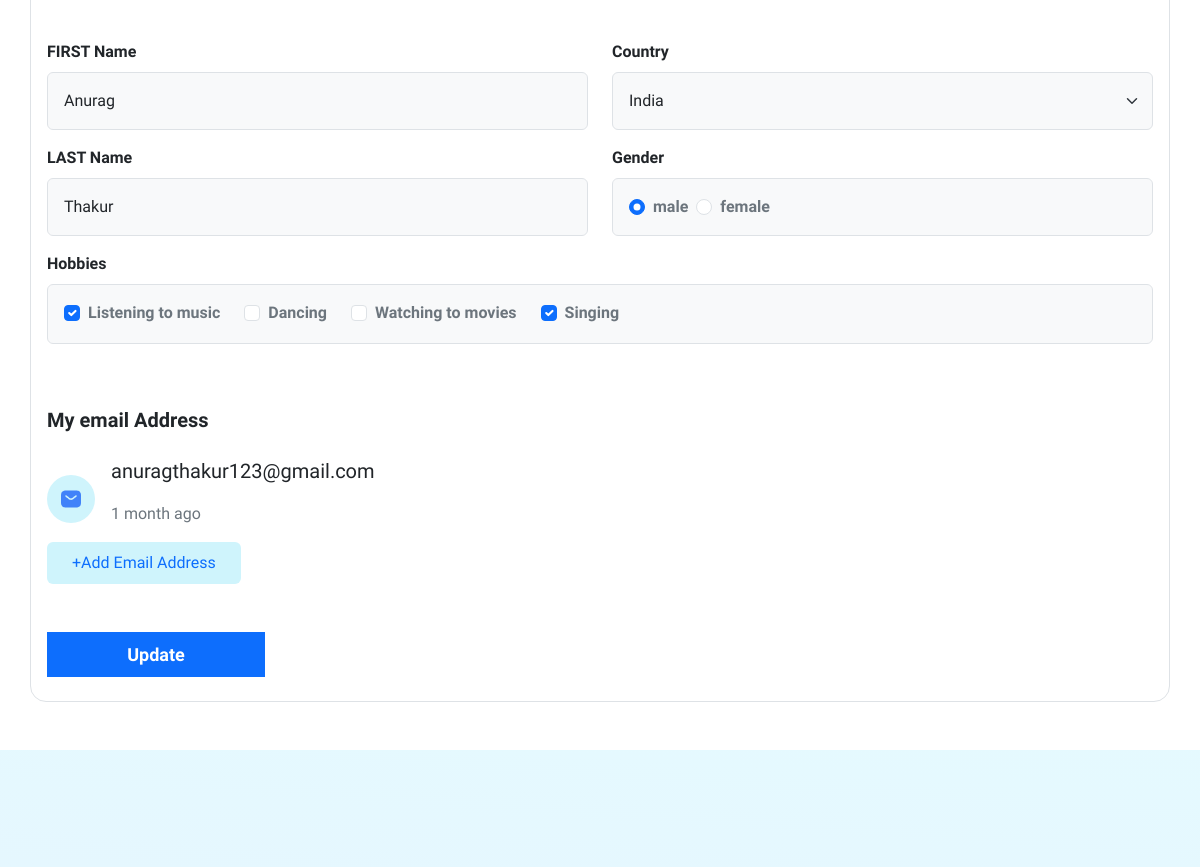
The page /controller/edit-profile.php (signed in, middle part) on the database as committed earlier.
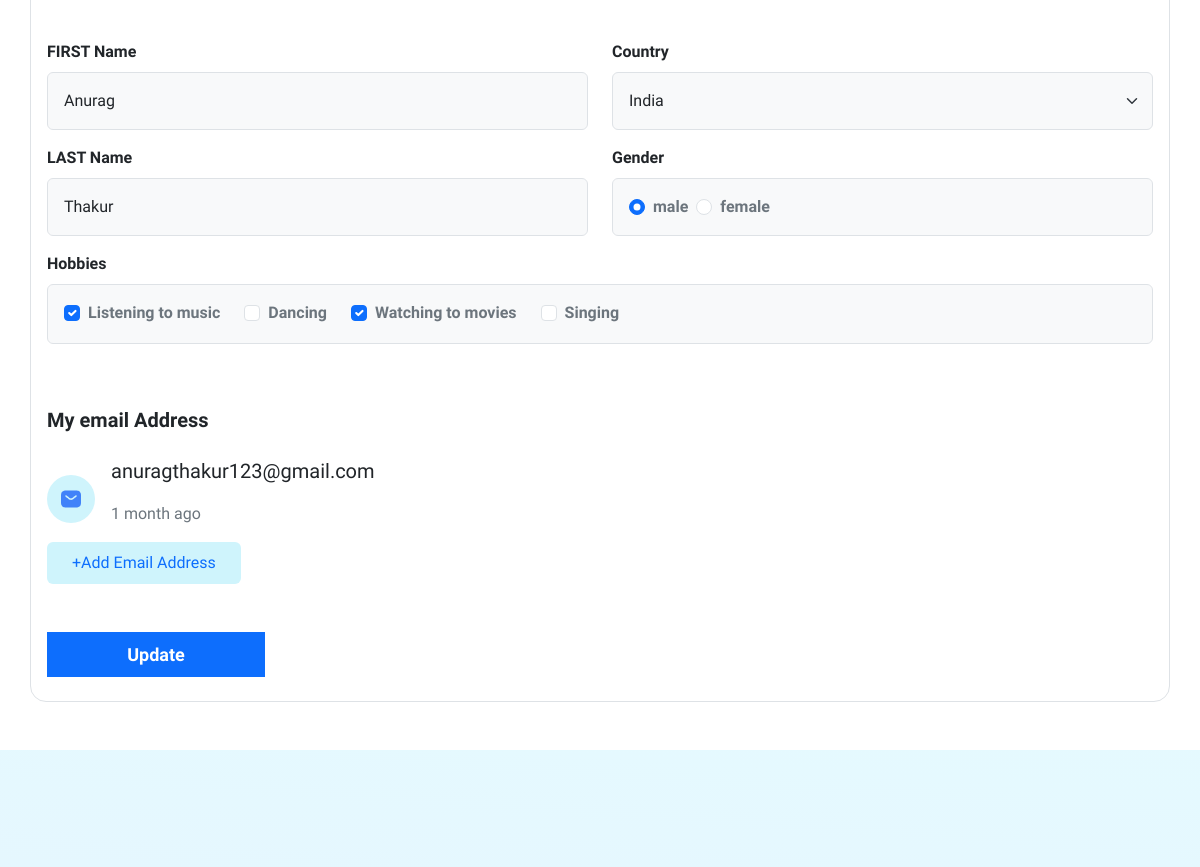
The same page on the database as committed later.
### tables this page shows
CREATE TABLE `users` (
  `id` int NOT NULL,
  `fname` varchar(30) NOT NULL,
  `lname` varchar(30) NOT NULL,
  `email` varchar(100) NOT NULL,
  `password` varchar(250) NOT NULL,
  `country` varchar(40) NOT NULL,
  `gender` varchar(10) NOT NULL,
  `hobbies` varchar(100) NOT NULL,
  `created_at` timestamp NOT NULL DEFAULT CURRENT_TIMESTAMP,
  `profile_img` varchar(500) DEFAULT NULL
);

### controller/edit-profile.php (called while the page is built, shortened)
<?php
include('../config/db.php');
include('../controller/helper.php');
$countryArr = ['India', 'U.S.A', 'China', 'Sri Lanka', 'Pakistan', 'South Korea'];
$genderType = ['male', 'female'];
$hobbiesType = ['Listening to music', 'Dancing', 'Watching to movies', 'Singing'];
$userDetail = getUserDetails($conn);
include('../profile-edit.php');

### controller/helper.php (called while the page is built, shortened)
<?php
function getUserDetails($conn)
{
  try {
    $userId = $_SESSION['userId'];
    $query = "SELECT * FROM users WHERE id = '$userId'";
    $result = mysqli_query($conn, $query);
    return mysqli_fetch_assoc($result);
  } catch (\Exception $e) {
    echo die('Error:' . $e->getMessage());
  }
}

### profile-edit.php (the view, shortened to what the changed rows need)
<?php
include('../partials/header.php');
include('../partials/hero_banner.php');
?>
<div class="container border rounded-4 my-5 px-3 profile-form">
    <form action="" method="post" enctype="multipart/form-data">
        <div class="row">
            <div class="col-sm-6 mb-3 mb-sm-0">
                <div class="mb-3">
                    <label for="exampleInputEmail1" class="form-label fs-6 fw-semibold">FIRST Name</label>
                    <input type="text" class="form-control bg-body-tertiary py-3 ps-3 fs-6" name="firstName" id="exampleInputEmail1" placeholder="Your first name" value='<?php echo $userDetail['fname']; ?>'>
                </div>
                <div class="mb-3">
                    <label for="exampleInputEmail1" class="form-label fs-6 fw-semibold">LAST Name</label>
                    <input type="text" name="lastName" class="form-control bg-body-tertiary py-3 ps-3 fs-6" id="exampleInputEmail11" placeholder="Your last name" value='<?php echo $userDetail['lname']; ?>'>
                </div>
            </div>
            <div class="col-sm-6">
                <div class="mb-3">
                    <label for="exampleInputEmail1" class="form-label fs-6 fw-semibold">Country</label>
                    <select class="form-select fs-5 bg-body-tertiary py-3 ps-3 fs-6" aria-label="Default select example" name="country">
                        <?php foreach ($countryArr as $countryOpt) { ?>
                            <option value='<?= $countryOpt ?>' <?php echo ($userDetail['country'] == $countryOpt) ? "selected" : '' ?>><?= $countryOpt ?></option>
                        <?php } ?>
                    </select>
                </div>
                <div class="mb-3">
                    <div class="form-control bg-body-tertiary d-flex gap-2 py-3 ps-3 ">
                        <?php foreach ($genderType as $key => $userGender) { ?>
                            <input class="form-check-input" type="radio" <?php if ($userDetail['gender'] == $userGender) echo "checked"; ?> name="gender" value="<?php echo $userGender ?>" id="<?php echo "flexRadioDefault" . $key ?>">
                            <label class="form-check-label text-secondary fw-bold fs-6" for="<?php echo "flexRadioDefault" . $key ?>">
                                <?php echo $userGender ?>
                            </label>
                        <?php } ?>
                    </div>
                </div>
            </div>
            <div class="mb-3">
                <div class="form-contro d-flex  flex-md-row flex-column gap-4 form-control bg-body-tertiary py-3 ps-3 fs-6">
                    <?php foreach ($hobbiesType as $key => $userHobbies) {
                        $userDetailHobbies = explode(',', $userDetail['hobbies'])
                    ?>
                        <div class="form-check">
                            <input class="form-check-input" type="checkbox" <?php if (in_array($userHobbies, $userDetailHobbies)) echo 'checked'; ?> name="hobbies[]" value='<?php echo $userHobbies ?>' id="<?php echo 'flexCheckDefault' . $key ?>">
                            <label class="form-check-label text-secondary fw-bold" for="<?php echo 'flexCheckDefault' . $key ?>">
                                <?php echo $userHobbies; ?>
                            </label>
                        </div>
                    <?php } ?>
                </div>
            </div>
        </div>
        <div class="py-5 email-heading">
            <div class="d-flex profile-name gap-3 align-items-center flex-wrap pt-3">
                <div class="">
                    <p class="text-dark fs-5"><?php echo $userDetail['email'] ?></p>
                    <p class="text-secondary">1 month ago</p>
                </div>
            </div>
        </div>
    </form>
</div>
<?php include('../partials/footer.php'); ?>

Rows that differ between the two databases and show on the page:
changed users "anuragthakur123@gmail.com": hobbies "☐" → "☑"; hobbies "☑" → "☐"
